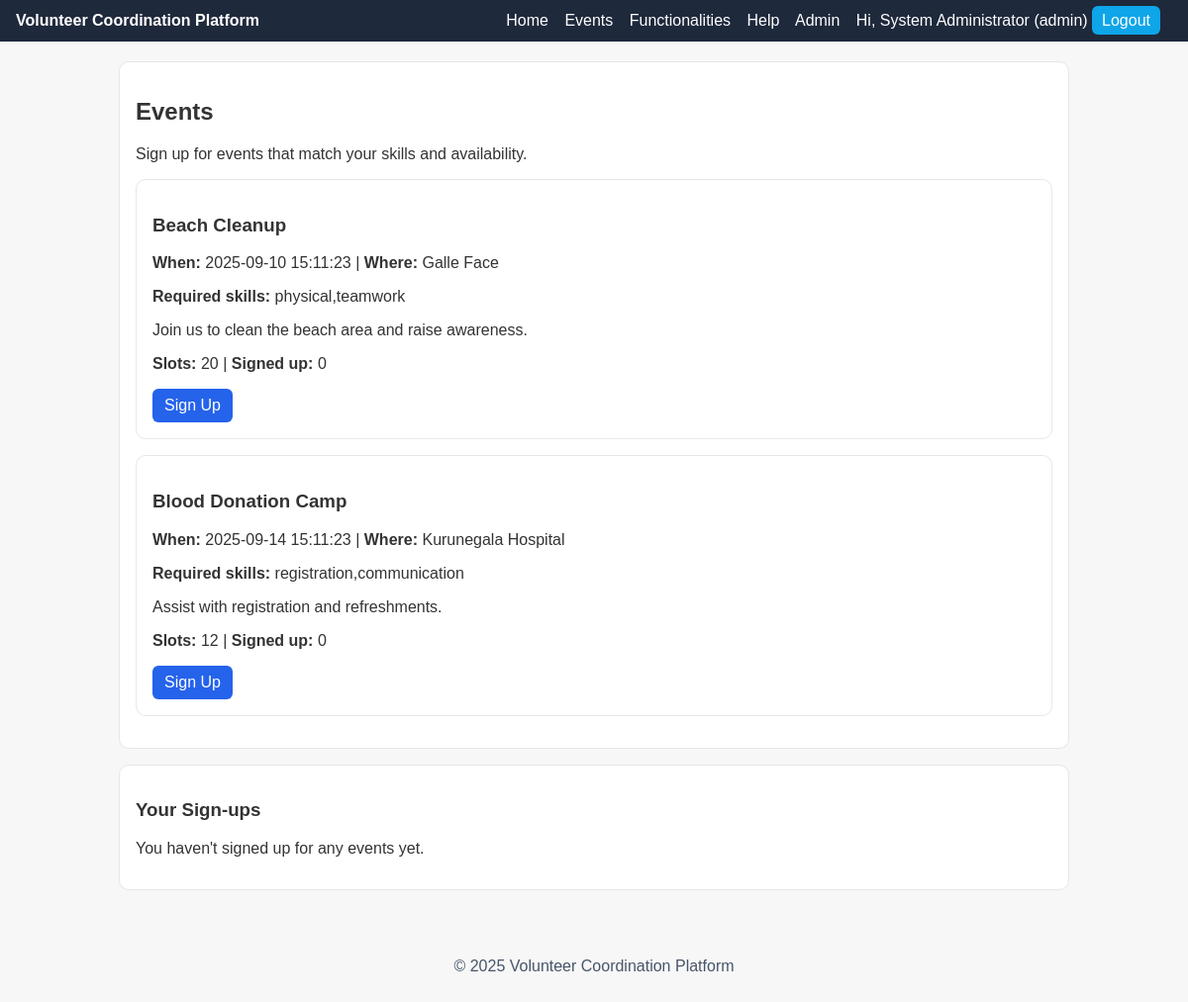
The app's page /events.php (signed in) with its own data.
### tables this page shows
CREATE TABLE events (
  id INT AUTO_INCREMENT PRIMARY KEY,
  title VARCHAR(150) NOT NULL,
  description VARCHAR(500) DEFAULT NULL,
  event_time DATETIME NOT NULL,
  location VARCHAR(150) NOT NULL,
  required_skills VARCHAR(255) DEFAULT NULL,
  slots INT NOT NULL DEFAULT 10,
  created_by INT NOT NULL,
  created_at TIMESTAMP DEFAULT CURRENT_TIMESTAMP,
  FOREIGN KEY (created_by) REFERENCES users(id) ON DELETE CASCADE
);

### auth.php (called while the page is built, shortened)
<?php
function current_user() {
    return $_SESSION['user'] ?? null;
}
?>

### events.php (the view, shortened to what this page needs)
<?php
require_once 'db.php';
require_once 'auth.php';
include 'header.php';
$uid = current_user()['id'];
?>
<div class="card">
  <h2>Events</h2>
  <p>Sign up for events that match your skills and availability.</p>
  <?php
    $events = $conn->query("
      SELECT e.*,
             EXISTS(SELECT 1 FROM assignments a WHERE a.event_id=e.id AND a.user_id={$uid}) AS joined,
             (SELECT COUNT(*) FROM assignments a WHERE a.event_id=e.id) AS signed_up
      FROM events e
      ORDER BY e.event_time ASC
    ");
    if ($events && $events->num_rows > 0):
      while ($e = $events->fetch_assoc()):
  ?>
  <div id="event-<?php echo $e['id']; ?>" class="card">
    <h3><?php echo htmlspecialchars($e['title']); ?></h3>
    <p><strong>When:</strong> <?php echo htmlspecialchars($e['event_time']); ?> |
       <strong>Where:</strong> <?php echo htmlspecialchars($e['location']); ?></p>
    <p><strong>Required skills:</strong> <?php echo htmlspecialchars($e['required_skills']); ?></p>
    <p><?php echo htmlspecialchars($e['description']); ?></p>
    <p><strong>Slots:</strong> <?php echo (int)$e['slots']; ?> |
       <strong>Signed up:</strong> <?php echo (int)$e['signed_up']; ?></p>
    <?php if ($e['joined']): ?>
      <a class="btn secondary" href="signup_event.php?action=cancel&event_id=<?php echo $e['id']; ?>">Cancel Sign-up</a>
    <?php elseif ((int)$e['signed_up'] < (int)$e['slots']): ?>
      <a class="btn" href="signup_event.php?action=join&event_id=<?php echo $e['id']; ?>">Sign Up</a>
    <?php else: ?>
      <em>Event is full</em>
    <?php endif; ?>
  </div>
  <?php
      endwhile;
    else:
      echo "<p>No events available.</p>";
    endif;
  ?>
</div>
<div class="card">
  <h3>Your Sign-ups</h3>
  <?php
    $mine = $conn->query("
      SELECT e.id, e.title, e.event_time, e.location
      FROM assignments a
      JOIN events e ON e.id = a.event_id
      WHERE a.user_id = {$uid}
      ORDER BY e.event_time ASC
    ");
    if ($mine && $mine->num_rows > 0):
  ?>
    <table class="table">
      <tr><th>Title</th><th>When</th><th>Where</th><th>Action</th></tr>
      <?php while ($m = $mine->fetch_assoc()): ?>
        <tr>
          <td><?php echo htmlspecialchars($m['title']); ?></td>
          <td><?php echo htmlspecialchars($m['event_time']); ?></td>
          <td><?php echo htmlspecialchars($m['location']); ?></td>
          <td><a class="btn secondary" href="signup_event.php?action=cancel&event_id=<?php echo $m['id']; ?>">Cancel</a></td>
        </tr>
      <?php endwhile; ?>
    </table>
  <?php else: ?>
    <p>You haven't signed up for any events yet.</p>
  <?php endif; ?>
</div>
<?php include 'footer.php'; ?>

### styles.css (style rules this page uses)
* { box-sizing: border-box; font-family: Arial, sans-serif; }
body { margin: 0; background: #f7f7f7; color: #333; }
.card { background: #fff; border: 1px solid #e5e7eb; border-radius: 10px; padding: 16px; margin-bottom: 16px; }
.btn { display: inline-block; padding: 8px 12px; border-radius: 6px; background: #2563eb; color: #fff; text-decoration: none; }

### records on screen
events: title "Beach Cleanup", event_time "2025-09-10 15:11:23", location "Galle Face", required_skills "physical,teamwork", description "Join us to clean the beach area and raise awareness.", slots "20", signed_up "0"
events: title "Blood Donation Camp", event_time "2025-09-14 15:11:23", location "Kurunegala Hospital", required_skills "registration,communication", description "Assist with registration and refreshments.", slots "12", signed_up "0"

### other values on screen
current_user()['name'] "System Administrator"
current_user()['role'] "admin"
